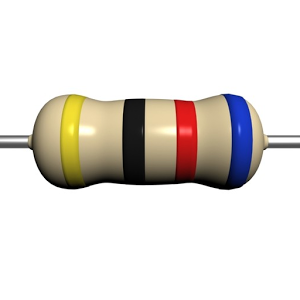
#> input picture resources/resistor.png, 300 x 300 px, found by its file name
$ python -i resistor_analyser.py   (imports and definitions only)
#> lines starting #> are read from the running program, lines starting #| are printed output that depends on the picture; after the words box and inside, x2 and y2 are one past the last pixel; in counts of white or black regions, pixels touching at a corner belong together
import cv2
import numpy as np
from matplotlib import pyplot as plt


def resistor_analyse():
    img = cv2.imread(r'resources\resistor.png')
#> img is the input picture: shape (300, 300, 3); mean B, G, R 219.7, 224.3, 228.6
    # [5 lines of commented-out code are left out]


    ORANGE_MIN = np.array([5, 130, 150],np.uint8)
    ORANGE_MAX = np.array([15, 255, 225],np.uint8)

    BROWN_MIN = np.array([2, 25, 25],np.uint8)
    BROWN_MAX = np.array([12, 255, 100],np.uint8)

    RED1_MIN = np.array([0, 100, 100],np.uint8)
    RED1_MAX = np.array([2, 255, 255],np.uint8)

    RED2_MIN = np.array([160, 100, 120],np.uint8)
    RED2_MAX = np.array([179, 255, 255],np.uint8)

    YELLOW_MIN = np.array([25, 120, 130],np.uint8)
    YELLOW_MAX = np.array([48, 255, 255],np.uint8)

    GREEN_MIN = np.array([48, 100, 50],np.uint8)
    GREEN_MAX = np.array([78, 255, 255],np.uint8)

    BLUE_MIN = np.array([98, 60, 90],np.uint8)
    BLUE_MAX = np.array([124, 255, 255],np.uint8)

    PURPLE_MIN = np.array([130, 50, 60],np.uint8)
    PURPLE_MAX = np.array([170, 255, 255],np.uint8)

    GREY_MIN = np.array([0, 20, 55],np.uint8)
    GREY_MAX = np.array([180, 40, 130],np.uint8)

    BLACK_MIN = np.array([0, 0, 0],np.uint8)
    BLACK_MAX = np.array([30, 30, 30],np.uint8)

    MIN = [ORANGE_MIN,BROWN_MIN,RED1_MIN,RED2_MIN,YELLOW_MIN,GREEN_MIN,BLUE_MIN,PURPLE_MIN,GREY_MIN,BLACK_MIN]
    MAX = [ORANGE_MAX,BROWN_MAX,RED1_MAX,RED2_MAX,YELLOW_MAX,GREEN_MAX,BLUE_MAX,PURPLE_MAX,GREY_MAX,BLACK_MAX]
    colours = ["orange","brown","red","red","yellow","green","blue","purple","grey","black"]
    present = [0,0,0,0,0,0,0,0,0,0]
    position_y =[0,0,0,0,0,0,0,0,0,0]
    boundaries = [MIN,MAX]
    hsv_img = cv2.cvtColor(img,cv2.COLOR_BGR2HSV)
#> hsv_img: shape (300, 300, 3); mean H, S, V 7.6, 21.9, 231.1
    for i in range (0,10):
        frame_threshed = cv2.inRange(hsv_img, MIN[i], MAX[i])
        present[i]=np.mean(frame_threshed)
        position = (np.mean(np.nonzero(frame_threshed),axis=1))
    #position = (np.array(position))
        position_y[i]=(position[1])
        output = cv2.bitwise_and(img, img, mask = frame_threshed)
#> this loop made 10 passes
#> position on passes 1 to 10: [126.6, 188.2], [168.3, 177.9], [135.5, 186.1], [121.9, 182.1], [131.8, 70.61], [nan, nan], [133.4, 240.4], [nan, nan], [154.1, 196.6], [150.2, 135.8]
#> pass 1, in resistor_analyse, `frame_threshed = cv2.inRange(hsv_img, MIN[i], MAX[i])`:
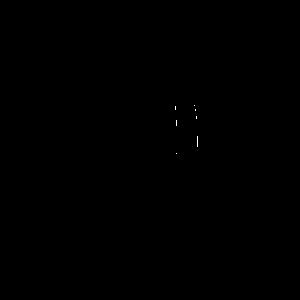
#> frame_threshed: shape (300, 300); 0.03% white in thin lines or dots, all inside (x1, y1, x2, y2) = (175, 105, 198, 154)
#> after the loop:
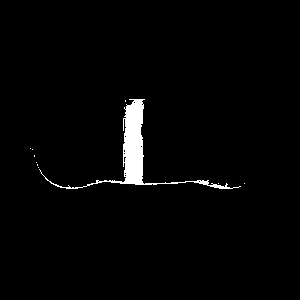
#> frame_threshed: shape (300, 300); 2.1% white; 10 white regions (9 under 20 px), largest, box (x1, y1, x2, y2) and area: (39, 99, 241, 189) 1883
#> after the loop, position_y = [188.2, 177.9, 186.1, 182.1, 70.61, nan, 240.4, nan, 196.6, 135.8]; present = [0.0793, 0.153, 3.68, 0.119, 3.9, 0, 4.32, 0, 0.111, 5.37]
    # cv2.imshow("mask",output)
    # cv2.waitKey(0)
    filtered=np.where(present>np.mean(present))
#> filtered = ([2, 4, 6, 9],)
    filtered = ((np.array(filtered)))
#> filtered = [[2, 4, 6, 9]]
    pos=np.zeros([len(filtered[0]),])
#> pos = [0, 0, 0, 0]
    #print(filtered[0])
    for i in range(0,len(filtered[0])):
        pos[i]=position_y[int(filtered[0][i])]
#> this loop made 4 passes
#> after the loop, pos = [186.1, 70.61, 240.4, 135.8]
        #print(colours[int(filtered[0][i])])
    #  print(position_y[int(filtered[0][i])])
    #print(pos)
    sorted_y = (np.argsort(pos))
#> sorted_y = [1, 3, 0, 2]
    colour_output = []
    for i in range(0,len(filtered[0])):
        print(colours[filtered[0][sorted_y[i]]])
        colour_output.append(colours[filtered[0][sorted_y[i]]])
#> after the loop, colour_output = ['yellow', 'black', 'red', 'blue']
    kernel = np.ones((5,5),np.float32)/25
    output = cv2.filter2D(output,-1,kernel)
    #cv2.circle(frame_threshed,np.round(position), 63, (0,0,255), -1)
    vis = np.concatenate((img, output), axis=0)
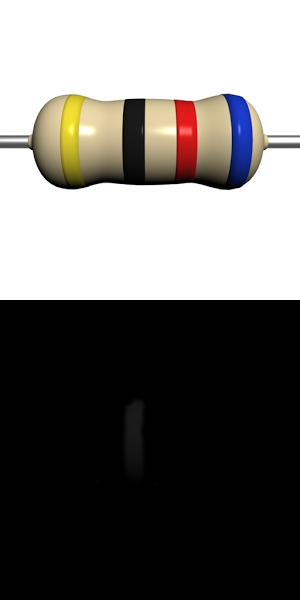
#> vis: shape (600, 300, 3); mean B, G, R 110, 112.3, 114.5

    cv2.imshow("images", vis)
    cv2.waitKey(0)

    return colour_output

>>> result = resistor_analyse()
#> result = ['yellow', 'black', 'red', 'blue']

$ run again, with resources/test_ocr.png copied over resources/resistor.png
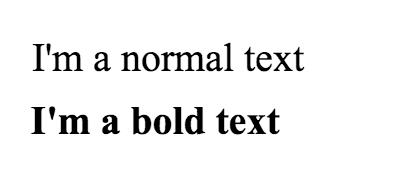
#> input picture resources/test_ocr.png, 401 x 171 px, found by its file name
#> in resistor_analyse, img is the input picture: shape (171, 401, 3); min 0, max 255, mean 239.1
#> hsv_img: shape (171, 401, 3); mean H, S, V 0, 0, 239.1
#> the loop in resistor_analyse, `for i in range (0,10):` made 10 passes
#> position on passes 1 to 8: [nan, nan], [nan, nan], [nan, nan], [nan, nan], [nan, nan], [nan, nan], [nan, nan], [nan, nan]
#> after the loop in resistor_analyse, `for i in range (0,10):`:
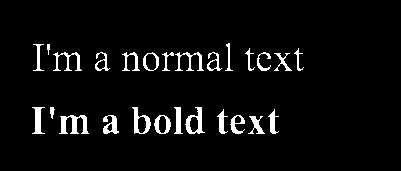
#> frame_threshed: shape (171, 401); 4.8% white; 26 white regions, largest, box (x1, y1, x2, y2) and area: (59, 115, 89, 134) 299, (185, 107, 205, 134) 224, (132, 107, 151, 134) 208
#> after the loop in resistor_analyse, `for i in range (0,10):`: position_y = [nan, nan, nan, nan, nan, nan, nan, nan, nan, 160]; present = [0, 0, 0, 0, 0, 0, 0, 0, 0, 12.35]
#> in resistor_analyse, `filtered=np.where(present>np.mean(present))`: filtered = ([9],)
#> in resistor_analyse, `filtered = ((np.array(filtered)))`: filtered = [9]
#> in resistor_analyse, `pos=np.zeros([len(filtered[0]),])`: pos = [0]
#> the loop in resistor_analyse, `for i in range(0,len(filtered[0])):` made 1 pass
#> after the loop in resistor_analyse, `for i in range(0,len(filtered[0])):`: pos = [160]
#> sorted_y = [0]
#> after the loop in resistor_analyse, `for i in range(0,len(filtered[0])):`: colour_output = ['black']
#> in resistor_analyse, `vis = np.concatenate((img, output), axis=0)`:
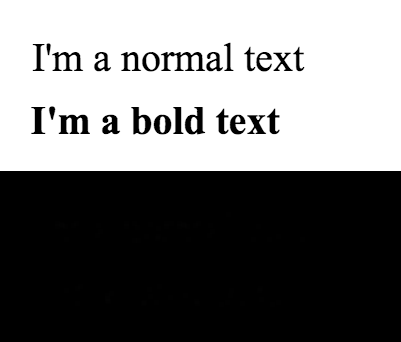
#> vis: shape (342, 401, 3); min 0, max 255, mean 119.5
